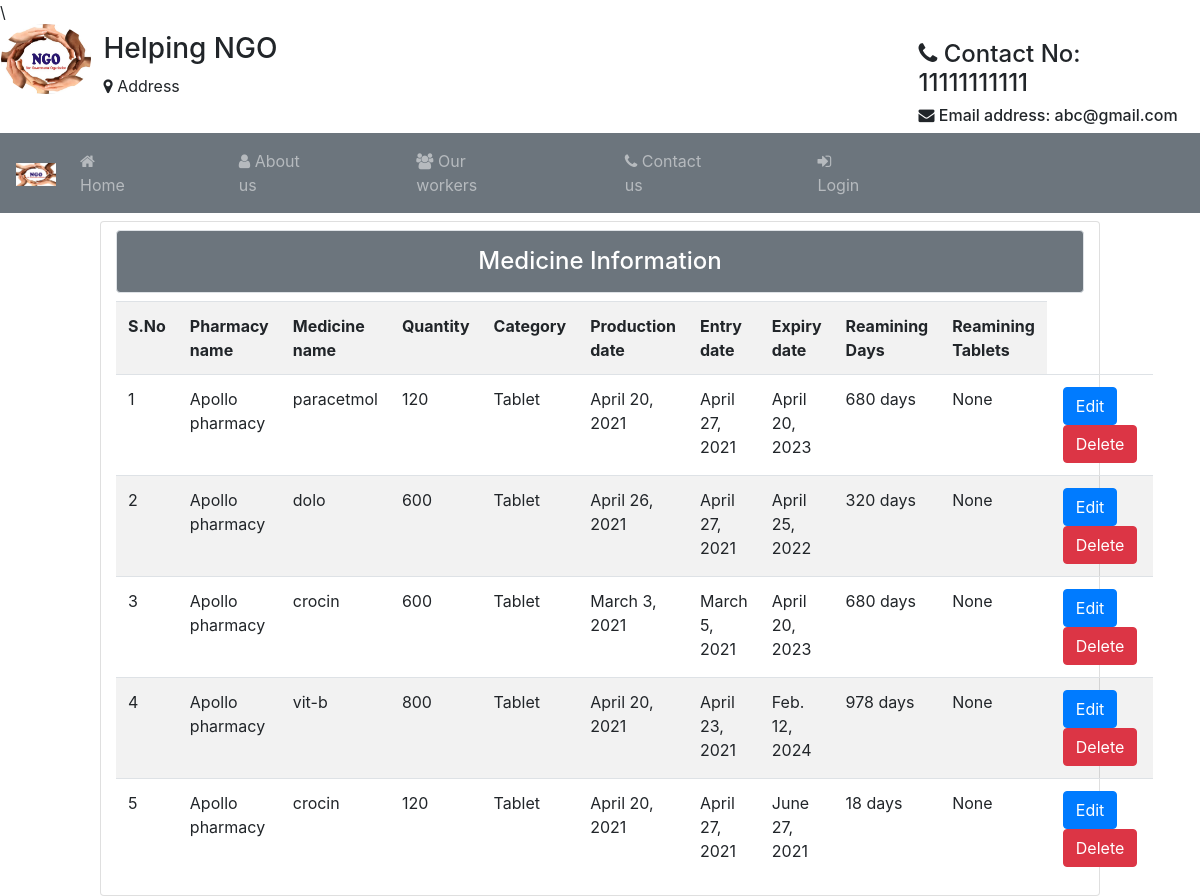
The page /tb/ on the database its author committed.
### Student/models.py (models this page shows)
class MedicineInfo(models.Model):
	pharmacy_name=models.CharField(max_length=200,null=True)
	phrlicense_no=models.CharField(max_length=20,null=True)
	c=[('Tablet','Tablet'),('Syrup','Syrup'),('Injection','Injection')]
	medicine_name=models.CharField(max_length=120)
	category=models.CharField(choices=c,max_length=20,default="Tablet")
	dosage=models.CharField(max_length=20)
	days_count=models.CharField(max_length=20,blank=True)
	production_date=models.DateField(null=True)
	entry_date=models.DateField(null=True)
	expiry_date=models.DateField(null=True)
	created_date=models.DateField(auto_now=True)
	quantity=models.CharField(max_length=20,null=True)
	remaining_tablets=models.CharField(max_length=20,null=True)
	uid=models.ForeignKey(User,on_delete=models.CASCADE)

### Student/views.py (the view)
# urls.py: path('tb/',views.tab,name="tab"),
def tab(request):
	i = MedicineInfo.objects.filter(uid_id=request.user.id)
	g = MedicineInfo.objects.all()
	k={}
	for m in g:
		m.days_count=m.expiry_date-m.created_date
		m.save()
		print(m.days_count,m.expiry_date,m.created_date)
		k[m.id] = m.id,m.pharmacy_name,m.medicine_name,m.quantity,m.category,m.production_date,m.entry_date,m.expiry_date,m.days_count,m.remaining_tablets
	f = k.values()
	return render(request,'htfiles/table.html',{'info':f})

### Student/templates/htfiles/table.html (shortened to what this page needs)
{% extends 'htfiles/header.html' %}
{% block content %}
<div class="card col-md-10 mt-2 mx-auto">
			<h4 class="bg-secondary text-white text-center border rounded mt-2 p-3">Medicine Information</h4>
			<table class="table table-striped">
				<tr>
					<th>S.No</th>
					<th>Pharmacy name</th>
					<th>Medicine name</th>
					<th>Quantity</th>
					<th>Category</th>
					<th>Production date</th>
					<th>Entry date</th>
					<th>Expiry date</th>
					<th>Reamining Days</th>
					<th>Reamining Tablets</th>
				</tr>
				{% for i in info %}
				<tr>
					<td>{{forloop.counter}}</td>
					<td>{{i.1}}</td>
					<td>{{i.2}}</td>
					<td>{{i.3}}</td>
					<td>{{i.4}}</td>
					<td>{{i.5}}</td>
					<td>{{i.6}}</td>
					<td>{{i.7}}</td>
					<td>{{i.8| cut:", 0:00:00"}}</td>
					<td>{{i.9}}</td>
					<td><a class="btn btn-primary mx-1" href="{% url 'ue' i.0 %}">Edit</a><a class="btn btn-danger mx-1" href="{% url 'del' i.0 %}">Delete</a></td>
					</tr>
				{% endfor %}
			</table>
		</div>
{% endblock %}

### Student/templates/htfiles/header.html (shortened to what this page needs)
{% load static %}
<!DOCTYPE html>
<html lang="en">
<head>
   <link rel="stylesheet" href="{% static 'css/bootstrap.min.css' %}">
  <link rel="stylesheet" type="text/css" href="https://stackpath.bootstrapcdn.com/font-awesome/4.7.0/css/font-awesome.min.css">
</head>
<body>
	{% include 'htfiles/navbar.html' %}
	{% block content %}
	{% endblock %}
</body>
</html>

### Student/templates/htfiles/navbar.html (shortened to what this page needs)
{% load static %}
<div class="row">
  <div class="col col-md-1" style="margin-left:1px;">
  <img src="{% static 'images/NGO.jpg' %}" alt="logo" style="width:90px; height: 70px;" class="rounded-circle">
  </div>
  <div class="col mt-2">
    <h3>Helping NGO</h3>
    <p><i class="fa fa-map-marker" aria-hidden="true"></i>
Address</p>
  </div>
  <div class="col-md-3" style="margin-right: 4px">
    <h4 class="mt-3"><i class="fa fa-phone" aria-hidden="true"></i>
Contact No: 11111111111</h4>
    <h6><i class="fa fa-envelope" aria-hidden="true"></i>   Email address: abc@gmail.com</h6>
  </div>
</div>
<nav class="navbar navbar-expand-sm bg-secondary text-white navbar-dark">
  <a class="navbar-brand" href="#">
    <img src="{% static 'images/NGO.jpg' %}" alt="logo" style="width: 40px;">
  </a>
  <ul class="navbar-nav ml-auto text-white" style="margin-right: 300px">
{% if not user.is_authenticated %}
    <li class="nav-item" style="margin-right: 80px">
      <a class="nav-link" href="#"><i class="fa fa-home" aria-hidden="true"></i>
Home</a>
    </li>
    <li class="nav-item" style="margin-right: 80px">
      <a class="nav-link" href="{% url 'ab' %}"><i class="fa fa-user" aria-hidden="true"></i>
About us</a>
    <li class="nav-item" style="margin-right: 80px">
      <a class="nav-link" href="#"><i class="fa fa-users" aria-hidden="true"></i>
Our workers</a>
    </li>
    <li class="nav-item" style="margin-right: 80px">
      <a class="nav-link" href="#"><i class="fa fa-phone" aria-hidden="true"></i>
Contact us</a>
    </li>
    <li class="nav-item">
      <a class="nav-link" href="{% url 'lg' %}"><i class="fa fa-sign-in" aria-hidden="true"></i>
Login</a>
    </li>
    {% endif %}
    </ul>
</nav>

### Student/templates/htfiles/navbar.html (style rules this page uses)
.nav-link { color: light; }

### rows shown on the page
MedicineInfo: pharmacy_name "Apollo pharmacy", medicine_name "paracetmol", quantity "120", category "Tablet", production_date "April 20, 2021", entry_date "April 27, 2021", expiry_date "April 20, 2023", days_count "680 days"
MedicineInfo: pharmacy_name "Apollo pharmacy", medicine_name "dolo", quantity "600", category "Tablet", production_date "April 26, 2021", entry_date "April 27, 2021", expiry_date "April 25, 2022", days_count "320 days"
MedicineInfo: pharmacy_name "Apollo pharmacy", medicine_name "crocin", quantity "600", category "Tablet", production_date "March 3, 2021", entry_date "March 5, 2021", expiry_date "April 20, 2023", days_count "680 days"
MedicineInfo: pharmacy_name "Apollo pharmacy", medicine_name "vit-b", quantity "800", category "Tablet", production_date "April 20, 2021", entry_date "April 23, 2021", expiry_date "Feb. 12, 2024", days_count "978 days"
MedicineInfo: pharmacy_name "Apollo pharmacy", medicine_name "crocin", quantity "120", category "Tablet", production_date "April 20, 2021", entry_date "April 27, 2021", expiry_date "June 27, 2021", days_count "18 days"

### other values the page prints
{{ i.9 }} "None" "None" "None" "None" "None"
